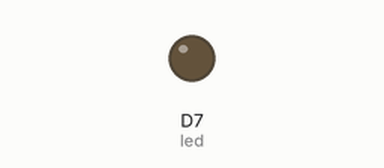
Recording of a sketch running on a simulated Particle Photon. On the bench: output pins drawn as LEDs (lit = HIGH). Random numbers use the default seed unless the sketch sets one.

Above: at 15.0 s.
Timing chart, 0 to 39.0 s (numbered marks = the images above):
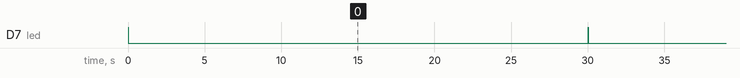

The sketch:

WebHook.ino
```cpp
int led = D7;
void setup() {
  pinMode(led, OUTPUT);
}

void loop() {
  digitalWrite(led, HIGH);   //turn on the LED
  String temp = String(random(60, 80)); //do not have actual temp sensor setup, so use random temp generator
  Particle.publish("temp", temp, PRIVATE);
  digitalWrite(led, LOW);    //turn off the LED
  delay(30000);               //30 seconds interval
}
```

Measured:
- by itself, D7 (led): alternates HIGH for 0.02 s and LOW for 30.0 s
